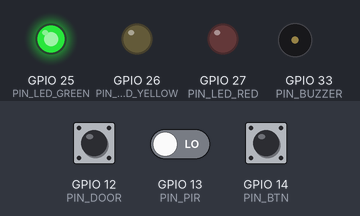
A program run on a simulated ESP32. Parts: output pins drawn as LEDs (lit = HIGH), buzzer (waves = sounding). The inputs (shaded band) are chosen by the test bench; at power-on: GPIO 14 (PIN_BTN) HIGH, GPIO 12 (PIN_DOOR) HIGH, GPIO 13 (PIN_PIR) LOW. WiFi joins after 1.5 s; servers stay silent unless stated; uploads are accepted with an empty reply; what the program prints to the serial monitor is not drawn.

Above: at 3.7 s.
3.8 s: GPIO 14 (PIN_BTN) pulled LOW for 0.15 s
At 5.2 s:
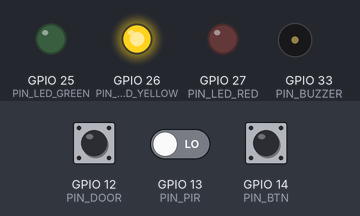
5.5 s: GPIO 12 (PIN_DOOR) driven LOW
At 8.4 s:
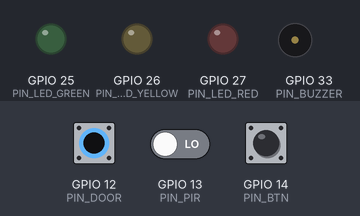
8.5 s: GPIO 14 (PIN_BTN) pulled LOW for 1 s
At 10.0 s:
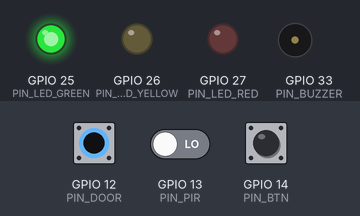
Timing chart, 0 to 11.5 s (numbered marks = the images above; inputs shaded):
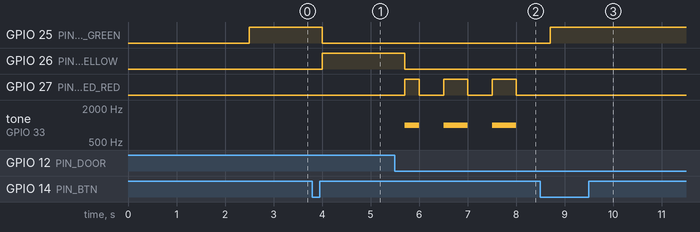

Measured:
- after the input at 3.8 s, GPIO 25 (PIN_LED_GREEN): HIGH → LOW after 0.20 s; GPIO 26 (PIN_LED_YELLOW): LOW → HIGH after 0.20 s
- after the input at 5.5 s, GPIO 26 (PIN_LED_YELLOW): HIGH → LOW after 0.20 s; GPIO 27 (PIN_LED_RED): LOW → HIGH after 0.20 s, then repeats every 1.0 s: LOW 0.50 s, HIGH 0.50 s; tone on GPIO 33 (PIN_BUZZER): silent → 1000 Hz after 0.20 s, then repeats every 1.0 s: silent 0.50 s, 1000 Hz 0.50 s
- after the input at 8.5 s, GPIO 25 (PIN_LED_GREEN): LOW → HIGH after 0.20 s; GPIO 27 (PIN_LED_RED): stops changing and stays LOW; tone on GPIO 33 (PIN_BUZZER): stops changing and stays silent

The program:

main.cpp
```cpp
#include <WiFi.h>
#include <HTTPClient.h>
#include <ArduinoJson.h>

// ==========================================
// 1. Настройки сети и сервера
// ==========================================
const char* ssid = "Wokwi-GUEST";
const char* password = "";
const char* serverUrl = "http://192.168.0.103:3000/api"; // Замените на IP вашего ПК
const String deviceId = "c4957cfd-0a7e-4c37-8053-f9621610048e";

// ==========================================
// 2. Настройки пинов
// ==========================================
const int PIN_PIR = 13;      // Датчик движения
const int PIN_DOOR = 12;     // Датчик двери (Геркон)
const int PIN_BTN = 14;      // Кнопка управления
const int PIN_LED_RED = 27;    // Тревога
const int PIN_LED_YELLOW = 26; // Охрана
const int PIN_LED_GREEN = 25;  // Снято
const int PIN_BUZZER = 33;    // Зуммер

// ==========================================
// 3. Состояния системы
// ==========================================
enum SystemState { DISARMED, ARMED, ALARM };
SystemState currentState = DISARMED;

// Переменные для millis()
unsigned long lastPollTime = 0;
const unsigned long pollInterval = 3000; // Опрос сервера каждые 3 сек

unsigned long lastBlinkTime = 0;
bool ledState = false;

// Дебаунс кнопки
unsigned long lastBtnPress = 0;
bool lastBtnState = HIGH;

// ==========================================
// 4. Прототипы функций
// ==========================================
void sendTelemetry(String type, String sensor, String msg);
void fetchStatus();
void updateHardware();

// ==========================================
// 5. Инициализация
// ==========================================
void setup() {
  Serial.begin(115200);
  delay(1000); // Даем время на инициализацию

  pinMode(PIN_PIR, INPUT);
  pinMode(PIN_DOOR, INPUT_PULLUP);
  pinMode(PIN_BTN, INPUT_PULLUP);

  pinMode(PIN_LED_RED, OUTPUT);
  pinMode(PIN_LED_YELLOW, OUTPUT);
  pinMode(PIN_LED_GREEN, OUTPUT);
  pinMode(PIN_BUZZER, OUTPUT);

  digitalWrite(PIN_BUZZER, LOW); // Гарантированное выключение без вызова драйвера LEDC

  // WiFi
  WiFi.begin(ssid, password);
  Serial.print("Connecting to WiFi");
  while (WiFi.status() != WL_CONNECTED) {
    delay(500);
    Serial.print(".");
  }
  Serial.println("\nWiFi Connected!");

  // Начальное состояние
  updateHardware();
}

// ==========================================
// 6. Основной цикл
// ==========================================
void loop() {
  unsigned long now = millis();

  // 1. Опрос кнопки (Дебаунс)
  bool btnState = digitalRead(PIN_BTN);
  if (btnState == LOW && lastBtnState == HIGH && (now - lastBtnPress > 200)) {
    lastBtnPress = now;
    if (currentState == ALARM) {
      currentState = DISARMED;
      sendTelemetry("DISARM", "BUTTON", "Alarm reset via button");
    } else if (currentState == DISARMED) {
      currentState = ARMED;
      sendTelemetry("ARM", "BUTTON", "System armed via button");
    } else {
      currentState = DISARMED;
      sendTelemetry("DISARM", "BUTTON", "System disarmed via button");
    }
    updateHardware();
  }
  lastBtnState = btnState;

  // 2. Логика охраны
  if (currentState == ARMED) {
    bool pirTrigger = digitalRead(PIN_PIR);
    bool doorTrigger = digitalRead(PIN_DOOR); // LOW = Открыто

    if (pirTrigger == HIGH) {
      currentState = ALARM;
      sendTelemetry("ALARM", "MOTION", "Intrusion detected! (PIR)");
      updateHardware();
    } else if (doorTrigger == LOW) {
      currentState = ALARM;
      sendTelemetry("ALARM", "DOOR", "Door opened!");
      updateHardware();
    }
  }

  // 3. Эффекты тревоги (Мигание и писк)
  if (currentState == ALARM) {
    if (now - lastBlinkTime > 500) {
      lastBlinkTime = now;
      ledState = !ledState;
      digitalWrite(PIN_LED_RED, ledState);
      if (ledState) {
        tone(PIN_BUZZER, 1000); // Пищим 1 кГц
      } else {
        noTone(PIN_BUZZER);
      }
    }
  }

  // 4. Периодический опрос сервера
  if (now - lastPollTime > pollInterval) {
    lastPollTime = now;
    fetchStatus();
  }
}

// ==========================================
// 7. Функции работы с сетью
// ==========================================

void sendTelemetry(String type, String sensor, String msg) {
  if (WiFi.status() == WL_CONNECTED) {
    HTTPClient http;
    http.begin(String(serverUrl) + "/telemetry");
    http.addHeader("Content-Type", "application/json");

    StaticJsonDocument<200> doc;
    doc["device_id"] = deviceId;
    doc["event_type"] = type;
    doc["sensor"] = sensor;
    doc["message"] = msg;

    String json;
    serializeJson(doc, json);
    int httpCode = http.POST(json);
    http.end();
  }
}

void fetchStatus() {
  if (WiFi.status() == WL_CONNECTED) {
    HTTPClient http;
    http.begin(String(serverUrl) + "/status?device_id=" + deviceId);
    int httpCode = http.GET();

    if (httpCode == 200) {
      String payload = http.getString();
      StaticJsonDocument<512> doc;
      deserializeJson(doc, payload);

      String serverMode = doc["mode"];
      SystemState newState = currentState;

      if (serverMode == "ARM") newState = ARMED;
      else if (serverMode == "DISARM") newState = DISARMED;
      else if (serverMode == "ALARM") newState = ALARM;

      if (newState != currentState) {
        currentState = newState;
        updateHardware();
        Serial.println("State updated from server: " + serverMode);
      }
    }
    http.end();
  }
}

// ==========================================
// 8. Управление железом
// ==========================================
void updateHardware() {
  // Сброс всех LED и зуммера
  digitalWrite(PIN_LED_RED, LOW);
  digitalWrite(PIN_LED_YELLOW, LOW);
  digitalWrite(PIN_LED_GREEN, LOW);

  // Выключаем звук только через digitalWrite.
  // Это предотвращает ошибки драйвера LEDC (ШИМ) в консоли.
  digitalWrite(PIN_BUZZER, LOW);

  switch (currentState) {
    case DISARMED:
      digitalWrite(PIN_LED_GREEN, HIGH);
      break;
    case ARMED:
      digitalWrite(PIN_LED_YELLOW, HIGH);
      break;
    case ALARM:
      // В режиме ALARM логика мигания в loop()
      break;
  }
}
```
